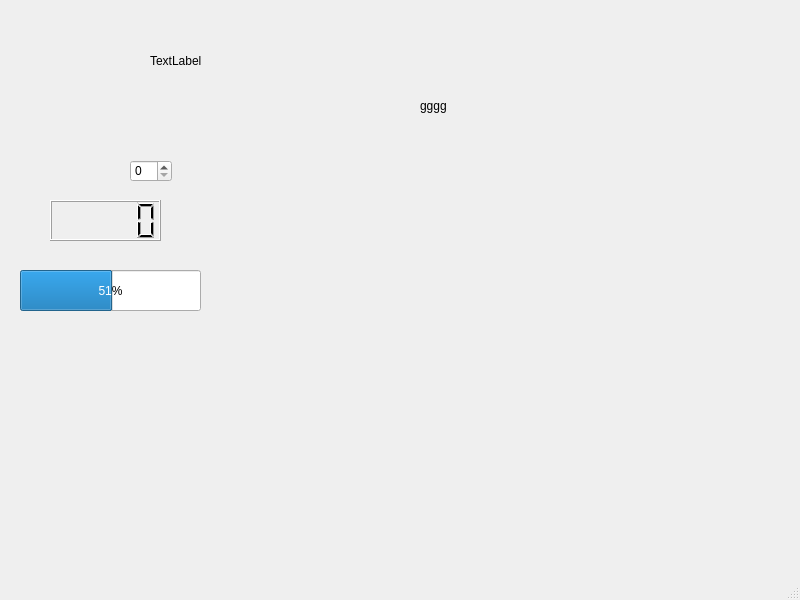
<?xml version="1.0" encoding="UTF-8"?>
<ui version="4.0">
 <class>MainWindow</class>
 <widget class="QMainWindow" name="MainWindow">
  <property name="geometry">
   <rect>
    <x>0</x>
    <y>0</y>
    <width>800</width>
    <height>600</height>
   </rect>
  </property>
  <property name="windowTitle">
   <string>MainWindow</string>
  </property>
  <widget class="QWidget" name="centralwidget">
   <widget class="QSpinBox" name="spinBox">
    <property name="geometry">
     <rect>
      <x>130</x>
      <y>160</y>
      <width>42</width>
      <height>22</height>
     </rect>
    </property>
   </widget>
   <widget class="QLabel" name="label">
    <property name="geometry">
     <rect>
      <x>150</x>
      <y>30</y>
      <width>81</width>
      <height>61</height>
     </rect>
    </property>
    <property name="text">
     <string>TextLabel</string>
    </property>
   </widget>
   <widget class="QLabel" name="label_2">
    <property name="geometry">
     <rect>
      <x>420</x>
      <y>20</y>
      <width>191</width>
      <height>171</height>
     </rect>
    </property>
    <property name="text">
     <string>gggg</string>
    </property>
    <property name="scaledContents">
     <bool>true</bool>
    </property>
   </widget>
   <widget class="QLabel" name="label_3">
    <property name="geometry">
     <rect>
      <x>310</x>
      <y>140</y>
      <width>331</width>
      <height>211</height>
     </rect>
    </property>
    <property name="text">
     <string/>
    </property>
    <property name="scaledContents">
     <bool>true</bool>
    </property>
    <property name="margin">
     <number>10</number>
    </property>
    <property name="indent">
     <number>-1</number>
    </property>
   </widget>
   <widget class="QLCDNumber" name="lcdNumber">
    <property name="geometry">
     <rect>
      <x>-230</x>
      <y>230</y>
      <width>64</width>
      <height>23</height>
     </rect>
    </property>
   </widget>
   <widget class="QLCDNumber" name="lcdNumber_2">
    <property name="geometry">
     <rect>
      <x>50</x>
      <y>200</y>
      <width>111</width>
      <height>41</height>
     </rect>
    </property>
   </widget>
   <widget class="QProgressBar" name="progressBar">
    <property name="geometry">
     <rect>
      <x>20</x>
      <y>270</y>
      <width>181</width>
      <height>41</height>
     </rect>
    </property>
    <property name="value">
     <number>51</number>
    </property>
   </widget>
  </widget>
  <widget class="QMenuBar" name="menubar">
   <property name="geometry">
    <rect>
     <x>0</x>
     <y>0</y>
     <width>800</width>
     <height>22</height>
    </rect>
   </property>
  </widget>
  <widget class="QStatusBar" name="statusbar"/>
 </widget>
 <resources/>
 <connections/>
</ui>
